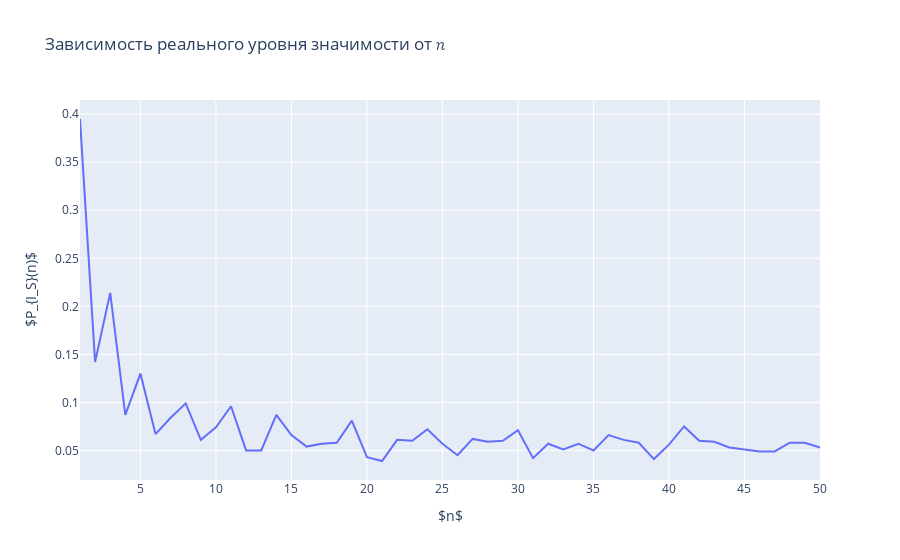

The cell this chart's notebook holds for it:
### Code cell
theta_0 = 1
n_grid = np.linspace(1, 50, 50)
count_of_samples = 1000
alpha = 0.05
z_1_a2 = sps.norm.ppf(1 - alpha / 2)

frequency_arr = np.array([])
for n in n_grid:
    X = sps.poisson(mu=theta_0).rvs(size=(int(n), count_of_samples))
    W = Wald(sigma_hat(X), np.average(X, axis=0), theta_0, n)
    Y = [np.abs(W) > z_1_a2]
    frequency = count_frequency(Y)
    frequency = count_frequency(frequency)
    frequency_arr = np.append(frequency_arr, frequency)

fig = go.Figure()
fig.add_trace(go.Scatter(x=n_grid, y=frequency_arr, mode='lines'))
fig.update_layout(title='Зависимость реального уровня значимости от 𝑛', 
                  xaxis_title="$n$", yaxis_title="$P_{I_S}(n)$")
fig.show()
pof.plot(fig, filename='significance_level.html', auto_open=False)

### Figure 1 — Plotly figure (JSON) as saved in the notebook; plotly's stock layout.template omitted (floating-point values rounded to 4 significant figures)
{"data": [{"mode": "lines", "type": "scatter", "x": [1, 2, 3, 4, 5, 6, 7, 8, 9, 10, 11, 12, 13, 14, 15, 16, 17, 18, 19, 20, 21, 22, 23, 24, 25, 26, 27, 28, 29, 30, 31, 32, 33, 34, 35, 36, 37, 38, 39, 40, 41, 42, 43, 44, 45, 46, 47, 48, 49, 50], "y": [0.395, 0.142, 0.214, 0.087, 0.13, 0.067, 0.084, 0.099, 0.061, 0.074, 0.096, 0.05, 0.05, 0.087, 0.066, 0.054, 0.057, 0.058, 0.081, 0.043, 0.039, 0.061, 0.06, 0.072, 0.057, 0.045, 0.062, 0.059, 0.06, 0.071, 0.042, 0.057, 0.051, 0.057, 0.05, 0.066, 0.061, 0.058, 0.041, 0.056, 0.075, 0.06, 0.059, 0.053, 0.051, 0.049, 0.049, 0.058, 0.058, 0.053]}], "layout": {"title": {"text": "Зависимость реального уровня значимости от 𝑛"}, "xaxis": {"title": {"text": "$n$"}}, "yaxis": {"title": {"text": "$P_{I_S}(n)$"}}}}
